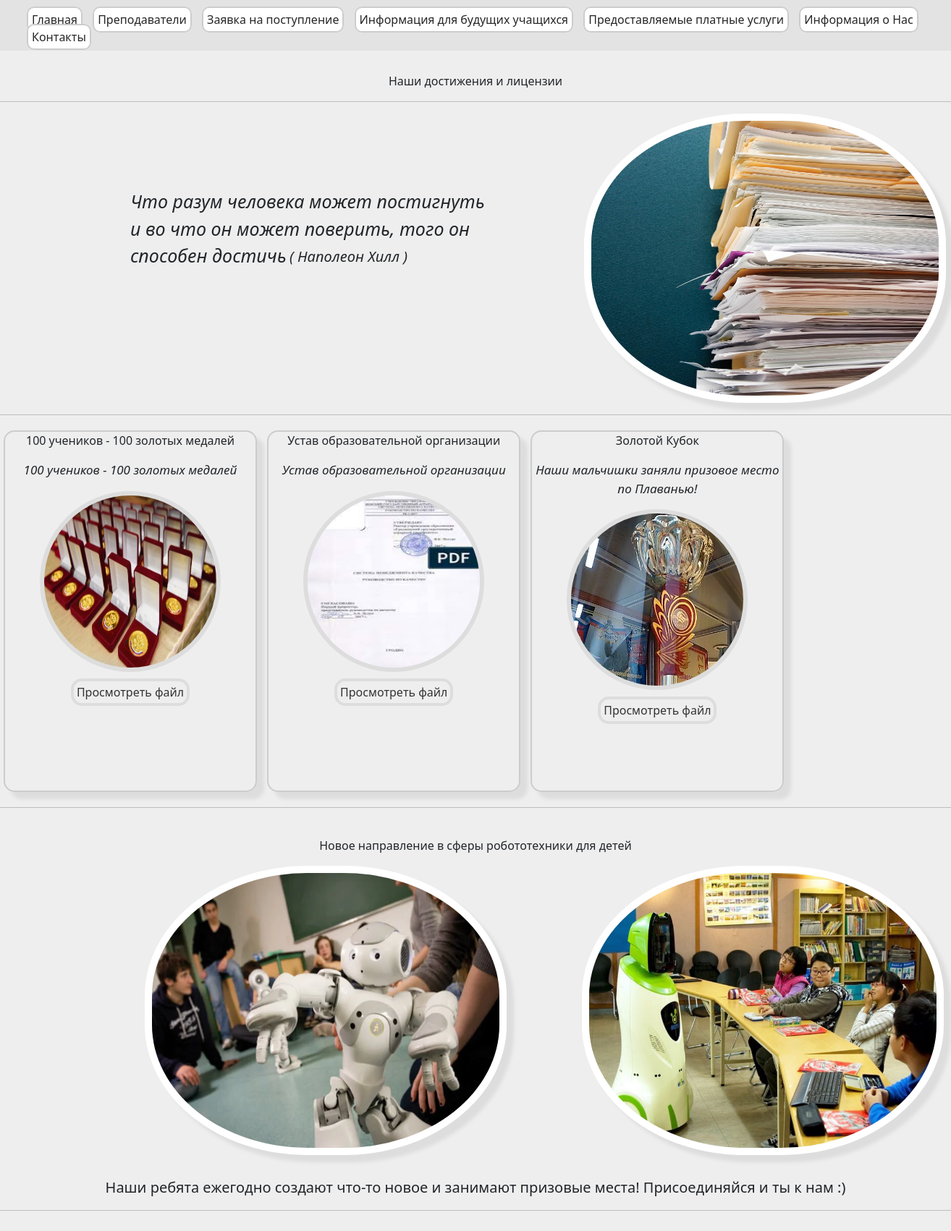
The page /progress_institution on the database its author committed.
### institution_page/models.py (models this page shows)
class Progess_institution(models.Model):
    reward = models.CharField(max_length=100, verbose_name="Название")
    description = models.TextField(verbose_name="Описание")
    file = models.FileField(upload_to='files_reward/%Y/%m/%d/', verbose_name="Документы наград / лицензий")
    photo = models.ImageField(upload_to='progress_photo/%Y/%m/%d/', verbose_name="Фотография под документ(необязательно)", null=True, blank=True)
    class Meta:
        verbose_name="Достижения/лицензии"
        verbose_name_plural = 'Достижения/лицензии'
    def document_tag(self):
        return mark_safe('<a href="%s">%s</a>' % (self.file.url, self.reward))
    document_tag.short_description = 'Документ'
    def image_tag(self):
        return mark_safe('<img src="%s" width="100" height="100" />' % (self.photo.url))
    image_tag.short_description = 'Фотография'

### institution_page/views.py (the view)
# urls.py: path('progress_institution', ProgressInstitution, name = 'progress_institution'),
def ProgressInstitution(request):
    link_address = 'institution_page/progress_institution.html'
    form = Progess_institution.objects.all()
    context = {
        'form': form
    }
    return render(request, link_address, context=context)

### institution_page/templates/institution_page/progress_institution.html
{% extends 'institution_page/base.html' %}
    {% load static %}
    {%block link%}
                  <link type="text/css" href="{% static 'institution_page/css/progress_institution.css' %}"  rel="stylesheet" />
    {%endblock%}
{% block content %}
    <div class="container_progress">
        <p>Наши достижения и лицензии</p>
        <hr>
        <i> Что разум человека может постигнуть и во что он может поверить, того он способен достичь</i>
        <p><i>( Наполеон Хилл )</i></p>
        <p><img src="{% static 'institution_page/img/documents.jpg' %}"  alt=""></p>
        <hr>
        <div class="container_files">
        {% for file in form %}
            <div class="document_info">
            <p style="font-weight: 500;">{{ file.reward }}</p>
             <p style="font-size: 17px;"><i>{{ file.description }}</i></p>
                    <p ><img src="{{ file.photo.url }}" width="250px" height="250px" style="border:6px solid #ddd; border-radius:50%;" alt=""></p>
                    <p><a style="text-decoration: none;" href="{{ file.file.url }}">Просмотреть файл</a></p>
            </div>
            {% endfor %}
        </div>
        <hr>
        <br>
        <p>Новое направление в сферы робототехники для детей</p>
        <p  style="display: inline; position:relative; left: -200px; "><img src="{% static 'institution_page/img/robot.webp' %}" alt=""></p>
        <p  style="display: inline; position:relative; left: -100px;" ><img src="{% static 'institution_page/img/robot_2.png' %}" alt=""></p>
        <p class="info_text">Наши ребята ежегодно создают что-то новое и занимают призовые места! Присоединяйся и ты к нам :)</p>
                    <hr>
            <br>
    </div>
{% endblock %}

### institution_page/static/institution_page/css/progress_institution.css (style rules this page uses)
body { background: #eee; }
.container_progress { position: relative; top: 100px; }
.container_progress > p { text-align: center; font-weight: 500; }
.container_progress > i { position: absolute; width: 500px; height:400px; left: 180px; top: 160px; font-size: 25px; font-weight: 400; }
.container_progress > p > i { font-weight: 300; position: absolute; top: 240px; left: 400px; font-size: 20px; }
.container_progress > p > img { position: relative; width: 500px; height:400px; left: 400px; border-radius: 45%; border:10px solid #fff; box-shadow: 10px 10px 5px #ddd; }
.info_text { padding-top: 30px; font-weight: 400; font-size:20px; }
.document_info { margin-left: 40px; width:400px; height:300px; border: 3px solid #ddd; border-radius: 15px; text-align: center; }
.document_info > p > a { color: #323332; border: 4px solid #ddd; border-radius: 15px; padding: 4px; }
.container_files { display: inline-block; }
.document_info { display: inline-block; vertical-align: middle; margin: 5px; width: 350px; height: 500px; border:2px solid #ccc; border-radius: 15px; box-shadow: 10px 10px 5px #ddd; transition: all 0.5s; }

### rows shown on the page
Progess_institution: reward "100 учеников - 100 золотых медалей", description "100 учеников - 100 золотых медалей", photo (picture)
Progess_institution: reward "Устав образовательной организации", description "Устав образовательной организации", photo (picture)
Progess_institution: reward "Золотой Кубок", description "Наши мальчишки заняли призовое место по Плаванью!", photo (picture)
